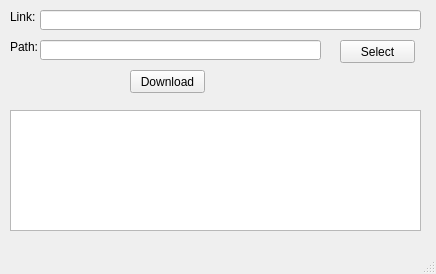
<?xml version="1.0" encoding="UTF-8"?>
<ui version="4.0">
 <class>MainWindow</class>
 <widget class="QMainWindow" name="MainWindow">
  <property name="geometry">
   <rect>
    <x>0</x>
    <y>0</y>
    <width>436</width>
    <height>274</height>
   </rect>
  </property>
  <property name="sizePolicy">
   <sizepolicy hsizetype="Minimum" vsizetype="Minimum">
    <horstretch>0</horstretch>
    <verstretch>0</verstretch>
   </sizepolicy>
  </property>
  <property name="minimumSize">
   <size>
    <width>436</width>
    <height>274</height>
   </size>
  </property>
  <property name="maximumSize">
   <size>
    <width>436</width>
    <height>274</height>
   </size>
  </property>
  <property name="windowTitle">
   <string>ez music</string>
  </property>
  <property name="windowIcon">
   <iconset>
    <normaloff>play.ico</normaloff>play.ico</iconset>
  </property>
  <widget class="QWidget" name="centralwidget">
   <widget class="QPushButton" name="download_button">
    <property name="geometry">
     <rect>
      <x>130</x>
      <y>70</y>
      <width>75</width>
      <height>23</height>
     </rect>
    </property>
    <property name="text">
     <string>Download</string>
    </property>
    <property name="autoDefault">
     <bool>false</bool>
    </property>
    <property name="default">
     <bool>false</bool>
    </property>
    <property name="flat">
     <bool>false</bool>
    </property>
   </widget>
   <widget class="QLineEdit" name="link_text">
    <property name="geometry">
     <rect>
      <x>40</x>
      <y>10</y>
      <width>381</width>
      <height>20</height>
     </rect>
    </property>
   </widget>
   <widget class="QLabel" name="label">
    <property name="geometry">
     <rect>
      <x>10</x>
      <y>10</y>
      <width>46</width>
      <height>13</height>
     </rect>
    </property>
    <property name="text">
     <string>Link:</string>
    </property>
   </widget>
   <widget class="QLineEdit" name="path_text">
    <property name="geometry">
     <rect>
      <x>40</x>
      <y>40</y>
      <width>281</width>
      <height>20</height>
     </rect>
    </property>
    <property name="readOnly">
     <bool>true</bool>
    </property>
   </widget>
   <widget class="QLabel" name="label_2">
    <property name="geometry">
     <rect>
      <x>10</x>
      <y>40</y>
      <width>46</width>
      <height>13</height>
     </rect>
    </property>
    <property name="text">
     <string>Path: </string>
    </property>
   </widget>
   <widget class="QPushButton" name="select_button">
    <property name="geometry">
     <rect>
      <x>340</x>
      <y>40</y>
      <width>75</width>
      <height>23</height>
     </rect>
    </property>
    <property name="text">
     <string>Select</string>
    </property>
   </widget>
   <widget class="QPlainTextEdit" name="plainTextEdit">
    <property name="enabled">
     <bool>true</bool>
    </property>
    <property name="geometry">
     <rect>
      <x>10</x>
      <y>110</y>
      <width>411</width>
      <height>121</height>
     </rect>
    </property>
    <property name="readOnly">
     <bool>true</bool>
    </property>
   </widget>
  </widget>
  <widget class="QMenuBar" name="menubar">
   <property name="geometry">
    <rect>
     <x>0</x>
     <y>0</y>
     <width>436</width>
     <height>21</height>
    </rect>
   </property>
  </widget>
  <widget class="QStatusBar" name="statusbar"/>
 </widget>
 <resources/>
 <connections/>
</ui>
